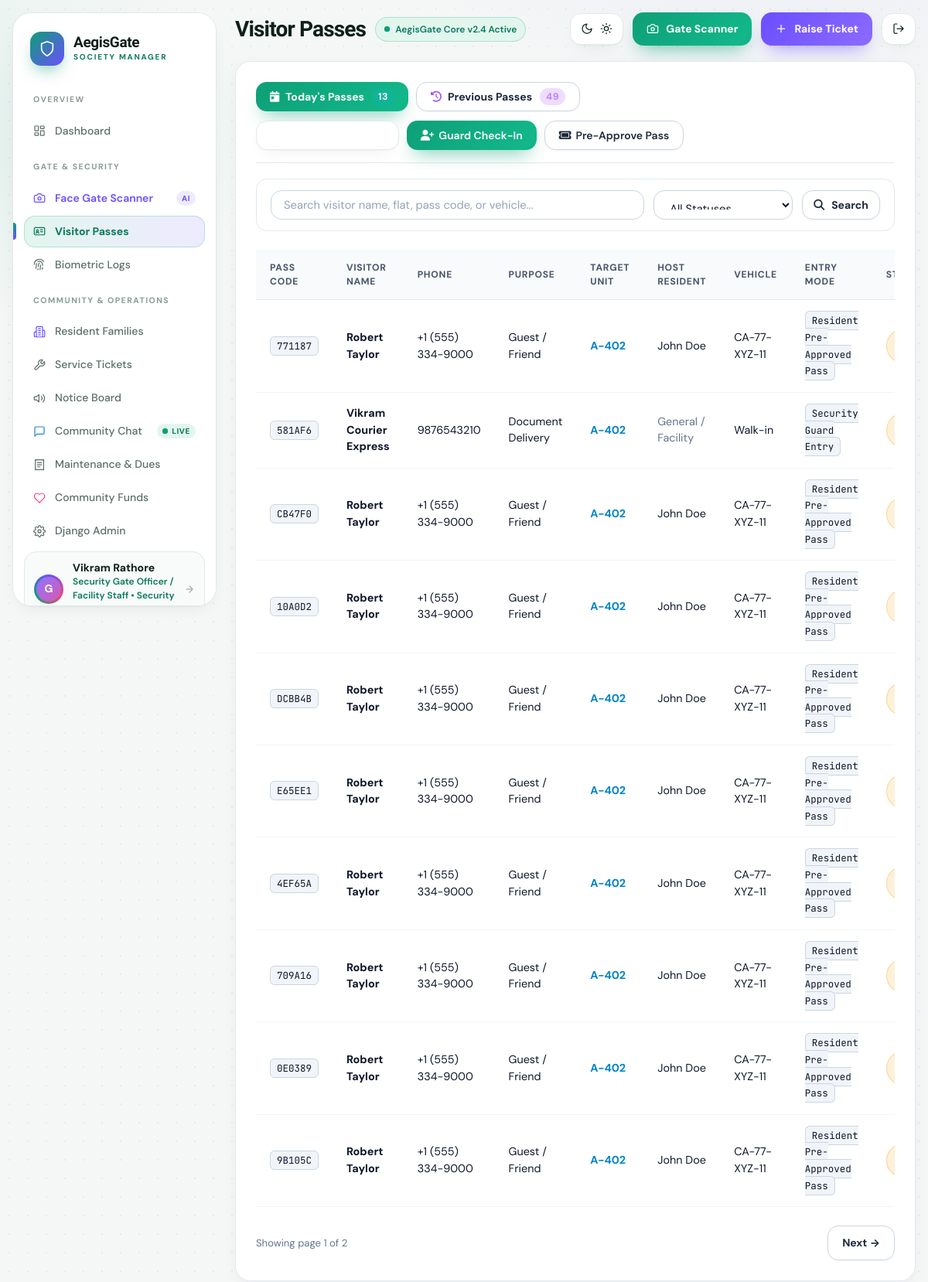
Page /visitors/ (signed in) on the earlier database version.
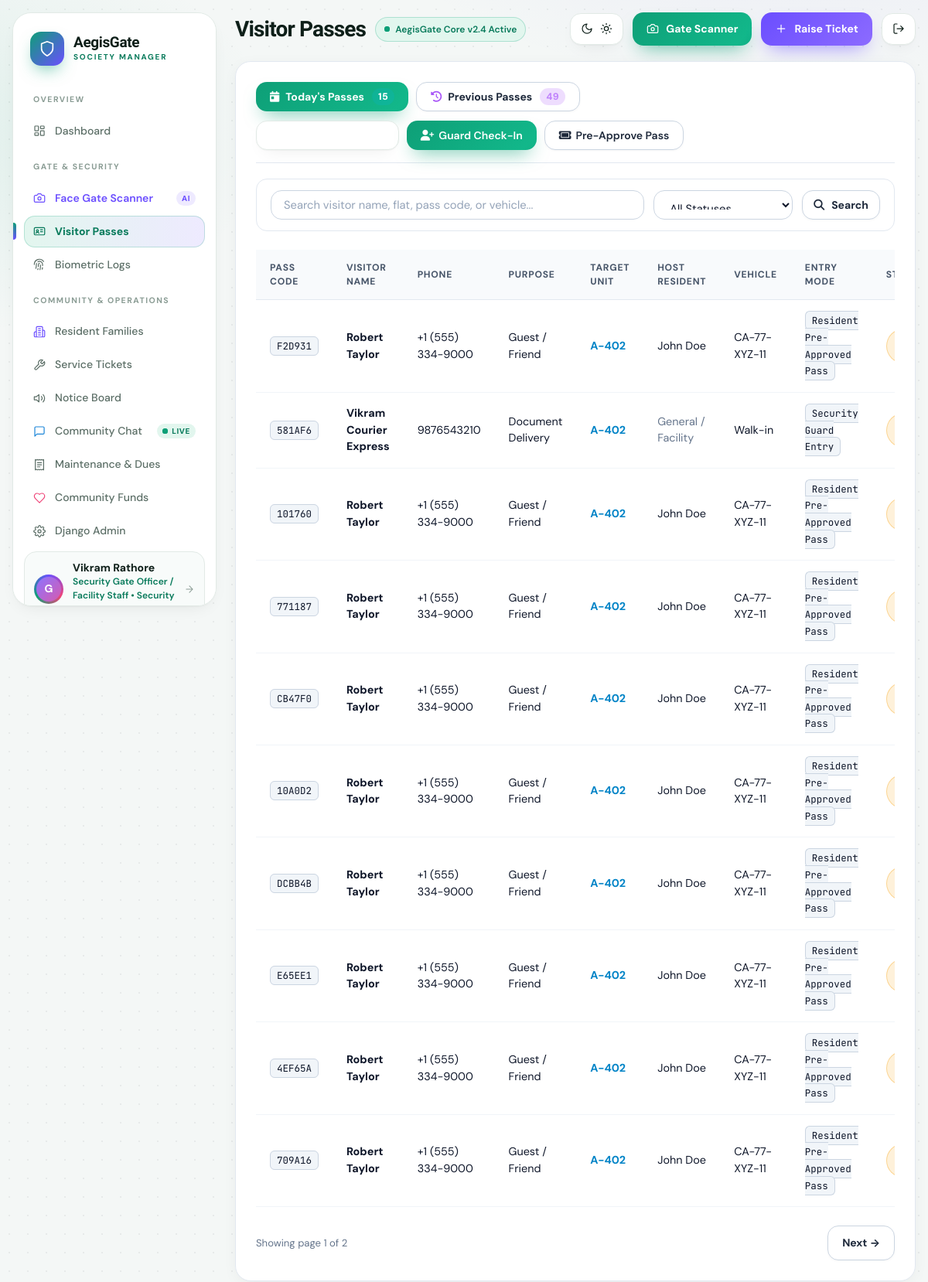
Same page on the later database version.
### society_app/models.py (models this page shows, shortened)
class VisitorLog(models.Model):
    ENTRY_TYPES = (
        ('MANUAL', 'Security Guard Entry'),
        ('PRE_APPROVED', 'Resident Pre-Approved Pass'),
        ('FACE_RECOGNITION', 'Biometric Fast-Track Entry'),
    )
    STATUS_CHOICES = (
        ('INSIDE', 'Inside Campus'),
        ('CHECKED_OUT', 'Checked Out'),
        ('DENIED', 'Access Denied'),
    )
    visitor_name = models.CharField(max_length=120)
    phone_number = models.CharField(max_length=20)
    purpose = models.CharField(max_length=150, help_text="e.g. Delivery, Guest, Contractor, Taxi")
    visiting_resident = models.ForeignKey(
        settings.AUTH_USER_MODEL, on_delete=models.SET_NULL, null=True, blank=True, related_name='hosted_visitors'
    )
    flat_number = models.CharField(max_length=20, help_text="Destination Unit")
    vehicle_number = models.CharField(max_length=30, blank=True, default='')
    entry_type = models.CharField(max_length=30, choices=ENTRY_TYPES, default='MANUAL')
    status = models.CharField(max_length=20, choices=STATUS_CHOICES, default='INSIDE')
    entry_time = models.DateTimeField(auto_now_add=True)
    exit_time = models.DateTimeField(blank=True, null=True)
    snapshot = models.ImageField(upload_to='visitor_snapshots/', blank=True, null=True)
    pass_code = models.CharField(max_length=20, blank=True, default='')
    class Meta:
        ordering = ['-entry_time']

class User(AbstractUser):
    ROLE_CHOICES = (
        ('ADMIN', 'Society Admin / Committee Board'),
        ('STAFF', 'Security Gate Officer / Facility Staff'),
        ('RESIDENT', 'Resident Member'),
    )
    role = models.CharField(max_length=20, choices=ROLE_CHOICES, default='RESIDENT')
    phone_number = models.CharField(max_length=20, blank=True)
    flat_number = models.CharField(max_length=20, blank=True, help_text="e.g. A-402")
    block_tower = models.CharField(max_length=50, blank=True, help_text="e.g. Tower 1 / Emerald Block")
    family_members_count = models.PositiveIntegerField(
        default=1,
        blank=True,
        null=True,
        help_text="Total number of family members residing in this unit"
    )
    family_details = models.TextField(
        blank=True,
        default='',
        help_text="Family members description with names and ages (e.g. Jane Doe - Age 34, Tommy Doe - Age 8)"
    )
    lives_here = models.BooleanField(
        default=True,
        help_text="Specifies whether staff/resident lives on premises"
    )
    avatar = models.ImageField(upload_to='avatars/', blank=True, null=True)
    face_photo = models.ImageField(upload_to='face_profiles/', blank=True, null=True, help_text="Reference face photo for gate recognition")
    face_encoding = models.TextField(blank=True, null=True, help_text="Serialized facial feature descriptor")
    vehicle_number = models.CharField(max_length=30, blank=True, help_text="e.g. KA-01-MJ-4521")
    emergency_contact = models.CharField(max_length=50, blank=True)
    is_verified_resident = models.BooleanField(default=True)
    google_id = models.CharField(max_length=150, blank=True, null=True, help_text="Google OAuth UID/Sub")
    google_avatar_url = models.URLField(max_length=500, blank=True, null=True)
    is_google_verified = models.BooleanField(default=False)
    @property
    def is_admin_role(self):
        return self.role == 'ADMIN' or self.is_superuser
    @property
    def is_staff_role(self):
        return self.role in ['ADMIN', 'STAFF'] or self.is_staff

### society_app/views.py (the view, shortened to what this page needs)
# urls.py: path('visitors/', views.visitor_list_view, name='visitor_list'),
@login_required
def visitor_list_view(request):
    user = request.user
    if user.is_admin_role or user.is_staff_role:
        base_visitors = VisitorLog.objects.all()
    else:
        base_visitors = VisitorLog.objects.filter(visiting_resident=user)
    today = timezone.now().date()
    today_passes_count = base_visitors.filter(entry_time__date=today).count()
    previous_passes_count = base_visitors.filter(entry_time__date__lt=today).count()
    time_filter = request.GET.get('time_filter', 'today').strip().lower()
    if time_filter not in ['today', 'previous']:
        time_filter = 'today'
    visitors = base_visitors
    if time_filter == 'today':
        visitors = visitors.filter(entry_time__date=today)
    elif time_filter == 'previous':
        visitors = visitors.filter(entry_time__date__lt=today)
    status_filter = request.GET.get('status')
    if status_filter:
        visitors = visitors.filter(status=status_filter)
    search = request.GET.get('q')
    paginator = Paginator(visitors, 10)
    page_number = request.GET.get('page')
    page_obj = paginator.get_page(page_number)
    return render(request, 'visitors/list.html', {
        'page_obj': page_obj,
        'status_filter': status_filter,
        'search': search,
        'time_filter': time_filter,
        'today_passes_count': today_passes_count,
        'previous_passes_count': previous_passes_count,
    })

### society_app/context_processors.py (called while the page is built)
def google_auth_settings(request):
    return {
        'GOOGLE_CLIENT_ID': getattr(settings, 'GOOGLE_CLIENT_ID', ''),
        'google_verified_user': request.session.get('google_user'),
    }

### templates/visitors/list.html (shortened to what the changed rows need)
{% extends 'base.html' %}
{% block page_title %}Visitor Passes{% endblock %}
{% block content %}
<div class="glass-panel" style="padding: 26px; margin-bottom: 24px;">
  <div style="display: flex; gap: 12px; border-bottom: 1px solid var(--border-glass); padding-bottom: 16px; margin-bottom: 20px; flex-wrap: wrap; align-items: center; justify-content: space-between;">
    <div style="display: flex; gap: 10px; flex-wrap: wrap; align-items: center;">
      <a href="{% url 'visitor_list' %}?time_filter=today{% if status_filter %}&status={{ status_filter }}{% endif %}{% if search %}&q={{ search }}{% endif %}"
         class="btn {% if time_filter == 'today' %}btn-primary{% else %}btn-secondary{% endif %}"
         style="display: inline-flex; align-items: center; gap: 8px; font-weight: 700; height: 38px;">
        <i class="fa-solid fa-calendar-day" style="color: var(--accent-cyan);"></i>
        Today's Passes
        <span class="badge" style="background: rgba(6, 182, 212, 0.2); color: var(--accent-cyan); font-weight: 800; font-size: 0.78rem; padding: 2px 8px; margin-left: 2px;">
          {{ today_passes_count }}
        </span>
      </a>
    </div>
  </div>
  <div class="table-responsive">
    <table class="glass-table">
      <thead>
        <tr>
          <th>Pass Code</th>
          <th>Visitor Name</th>
          <th>Phone</th>
          <th>Purpose</th>
          <th>Target Unit</th>
          <th>Host Resident</th>
          <th>Vehicle</th>
          <th>Entry Mode</th>
          <th>Status</th>
        </tr>
      </thead>
      <tbody>
        {% for v in page_obj %}
        <tr>
          <td><span class="badge-code" style="color: var(--accent-emerald);">{{ v.pass_code }}</span></td>
          <td><strong>{{ v.visitor_name }}</strong></td>
          <td>{{ v.phone_number }}</td>
          <td>{{ v.purpose }}</td>
          <td><strong style="color: var(--accent-cyan);">{{ v.flat_number }}</strong></td>
          <td>
            {% if v.visiting_resident %}
              {{ v.visiting_resident.get_full_name|default:v.visiting_resident.username }}
            {% else %}
              <span style="color: var(--text-dim);">General / Facility</span>
            {% endif %}
          </td>
          <td>{{ v.vehicle_number|default:"Walk-in" }}</td>
          <td><span class="badge-code">{{ v.get_entry_type_display }}</span></td>
          <td>
            <span class="badge {% if v.status == 'INSIDE' %}badge-open{% elif v.status == 'CHECKED_OUT' %}badge-resolved{% else %}badge-urgent{% endif %}">
            </span>
          </td>
        </tr>
        {% endfor %}
      </tbody>
    </table>
  </div>
</div>
{% endblock %}

Differences in the rows shown:
no longer on this page (row unchanged): VisitorLog: pass_code "0E0389", visitor_name "Robert Taylor", phone_number "+1 (555) 334-9000", purpose "Guest / Friend", flat_number "A-402", visiting_resident.get_full_name "John Doe", vehicle_number "CA-77-XYZ-11", entry_type "Resident Pre-Approved Pass"
no longer on this page (row unchanged): VisitorLog: pass_code "9B105C", visitor_name "Robert Taylor", phone_number "+1 (555) 334-9000", purpose "Guest / Friend", flat_number "A-402", visiting_resident.get_full_name "John Doe", vehicle_number "CA-77-XYZ-11", entry_type "Resident Pre-Approved Pass"
added VisitorLog: pass_code "F2D931", visitor_name "Robert Taylor", phone_number "+1 (555) 334-9000", purpose "Guest / Friend", flat_number "A-402", visiting_resident.get_full_name "John Doe", vehicle_number "CA-77-XYZ-11", entry_type "Resident Pre-Approved Pass"
changed VisitorLog "Vikram Courier Express": moves up the list
added VisitorLog: pass_code "101760", visitor_name "Robert Taylor", phone_number "+1 (555) 334-9000", purpose "Guest / Friend", flat_number "A-402", visiting_resident.get_full_name "John Doe", vehicle_number "CA-77-XYZ-11", entry_type "Resident Pre-Approved Pass"
Other differences:
{{ today_passes_count }}: "13" → "15"
